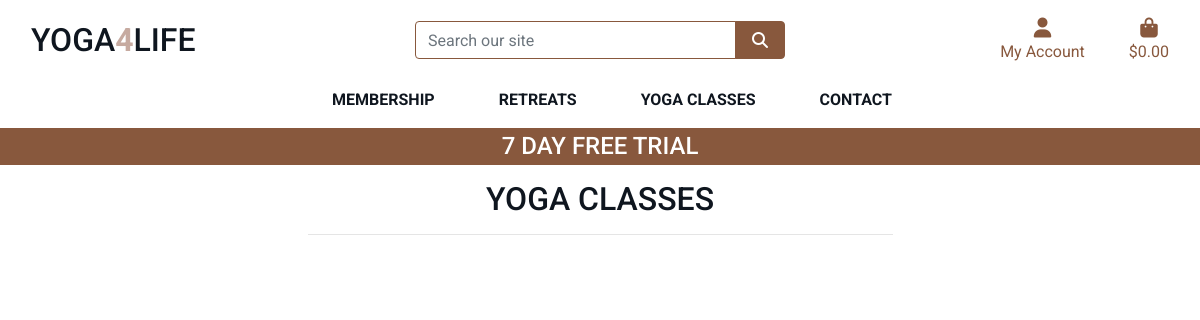
The app's page /classes/, older data.
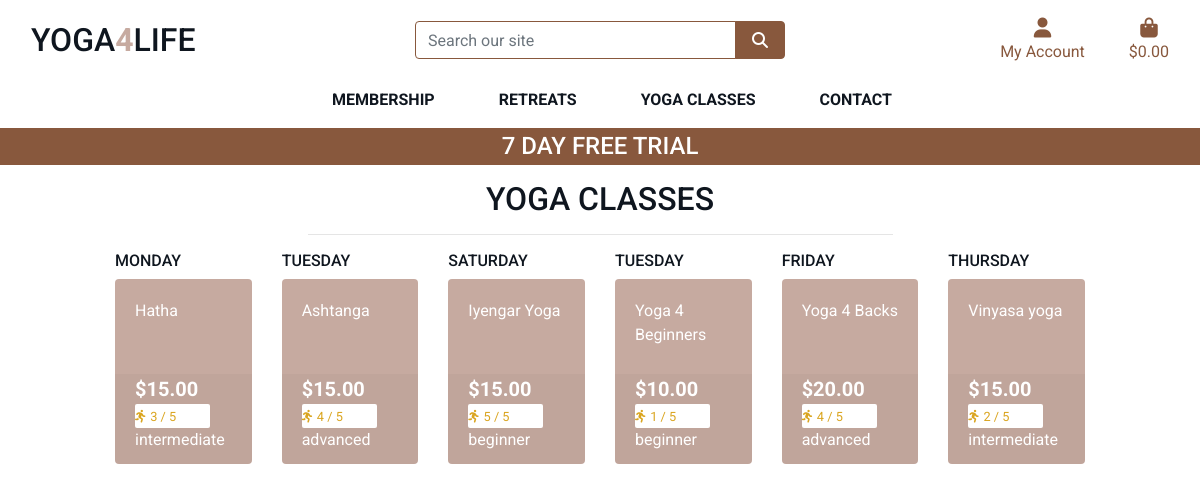
The same page, newer data.
### classes/models.py (models this page shows, shortened)
class Class(models.Model):
    class Meta:
        verbose_name_plural = 'Classes'
    DAYS_OF_THE_WEEK = (
        ('1', 'Monday'),
        ('2', 'Tuesday'),
        ('3', 'Wednesday'),
        ('4', 'Thursday'),
        ('5', 'Friday'),
        ('6', 'Saturday')
    )
    level = models.ForeignKey('Level', null=True, blank=True, on_delete=models.SET_NULL)
    sku = models.CharField(max_length=254, null=True, blank=True)
    name = models.CharField(max_length=254)
    description = models.TextField()
    price = models.DecimalField(max_digits=6, decimal_places=2)
    dificulty = models.DecimalField(max_digits=6, decimal_places=0, null=True, blank=True)
    image_url = models.URLField(max_length=1024, null=True, blank=True)
    image = models.ImageField(null=True, blank=True)
    day = models.CharField(max_length=1, choices=DAYS_OF_THE_WEEK)

class Level(models.Model):
    name = models.CharField(max_length=254)
    friendly_name = models.CharField(max_length=254, null=True, blank=True)
    def __str__(self):
        return self.name

### classes/views.py (the view)
# urls.py: path('', views.all_classes, name='classes')
def all_classes(request):
    classes = Class.objects.all()
    context = {
        'classes': classes,
    }
    return render(request, 'classes/classes.html', context)

### cart/contexts.py (called while the page is built, shortened)
def cart_contents(request):
    cart_items = []
    total = 0
    retreat_count = 0
    cart = request.session.get('cart', {})
    grand_total = total
    context = {
        'cart_items': cart_items,
        'total': total,
        'retreat_count': retreat_count,
        'grand_total': grand_total,
    }
    print(grand_total)
    return context

### classes/templates/classes/classes.html (shortened to what the changed rows need)
{% extends "base.html" %}
{% load static %}
{% block content %}
<div class="container-fluid">
    <div class="row">
        <div class="col text-center mt-3">
            <h2 class="logo-font">Yoga Classes</h2>
        </div>
    </div>
    <div class="row">
        <div class="retreat-container col-10 offset-1">
            <div class="row">
                {% for class in classes %}
                    {% if class.day == "1"%}
                    <div class="col-sm-6 col-md-6 col-lg-2 col-xl-2">
                        <h6 class="logo-font">Monday</h6>
                        <div class="card h-100 border-0">
                            <div class="card-body pb-0">
                                <p class="mb-0">{{ class.name }}</p>
                            </div>
                            <div class="card-footer pt-0 border-0 text-left">
                                <div class="row">
                                    <div class="col">
                                        <p class="lead mb-0 font-weight-bold">${{ class.price }}</p>
                                        {% if class.dificulty %}
                                        <div class="card-white-sm">
                                            <small class="text-gold"><i class="fas fa-running mr-1"></i>{{ class.dificulty }} / 5</small>
                                        </div>
                                        {% else %}
                                            <small class="text-gold">No dificulty</small>
                                        {% endif %}
                                        <p class="mb-0">{{ class.level }}</p>
                                    </div>
                                </div>
                            </div>
                        </div>
                    </div>
                    {% endif %}
                    {% if class.day == "2"%}
                    <div class="col-sm-6 col-md-6 col-lg-2 col-xl-2">
                        <h6 class="logo-font">Tuesday</h6>
                        <div class="card h-100 border-0">
                            <div class="card-body pb-0">
                                <p class="mb-0">{{ class.name }}</p>
                            </div>
                            <div class="card-footer pt-0 border-0 text-left">
                                <div class="row">
                                    <div class="col">
                                        <p class="lead mb-0 font-weight-bold">${{ class.price }}</p>
                                        {% if class.dificulty %}
                                        <div class="card-white-sm">
                                            <small class="text-gold"><i class="fas fa-running mr-1"></i>{{ class.dificulty }} / 5</small>
                                        </div>
                                        {% else %}
                                            <small class="text-gold">No dificulty</small>
                                        {% endif %}
                                        <p class="mb-0">{{ class.level }}</p>
                                    </div>
                                </div>
                            </div>
                        </div>
                    </div>
                    {% endif %}
                    {% if class.day == "4"%}
                    <div class="col-sm-6 col-md-6 col-lg-2 col-xl-2">
                        <h6 class="logo-font">Thursday</h6>
                        <div class="card h-100 border-0">
                            <div class="card-body pb-0">
                                <p class="mb-0">{{ class.name }}</p>
                            </div>
                            <div class="card-footer pt-0 border-0 text-left">
                                <div class="row">
                                    <div class="col">
                                        <p class="lead mb-0 font-weight-bold">${{ class.price }}</p>
                                        {% if class.dificulty %}
                                        <div class="card-white-sm">
                                            <small class="text-gold"><i class="fas fa-running mr-1"></i>{{ class.dificulty }} / 5</small>
                                        </div>
                                        {% else %}
                                            <small class="text-gold">No dificulty</small>
                                        {% endif %}
                                        <p class="mb-0">{{ class.level }}</p>
                                    </div>
                                </div>
                            </div>
                        </div>
                    </div>
                    {% endif %}
                    {% if class.day == "5"%}
                    <div class="col-sm-6 col-md-6 col-lg-2 col-xl-2">
                        <h6 class="logo-font">Friday</h6>
                        <div class="card h-100 border-0">
                            <div class="card-body pb-0">
                                <p class="mb-0">{{ class.name }}</p>
                            </div>
                            <div class="card-footer pt-0 border-0 text-left">
                                <div class="row">
                                    <div class="col">
                                        <p class="lead mb-0 font-weight-bold">${{ class.price }}</p>
                                        {% if class.dificulty %}
                                        <div class="card-white-sm">
                                            <small class="text-gold"><i class="fas fa-running mr-1"></i>{{ class.dificulty }} / 5</small>
                                        </div>
                                        {% else %}
                                            <small class="text-gold">No dificulty</small>
                                        {% endif %}
                                        <p class="mb-0">{{ class.level }}</p>
                                    </div>
                                </div>
                            </div>
                        </div>
                    </div>
                    {% endif %}
                    {% if class.day == "6"%}
                    <div class="col-sm-6 col-md-6 col-lg-2 col-xl-2">
                        <h6 class="logo-font">Saturday</h6>
                        <div class="card h-100 border-0">
                            <div class="card-body pb-0">
                                <p class="mb-0">{{ class.name }}</p>
                            </div>
                            <div class="card-footer pt-0 border-0 text-left">
                                <div class="row">
                                    <div class="col">
                                        <p class="lead mb-0 font-weight-bold">${{ class.price }}</p>
                                        {% if class.dificulty %}
                                        <div class="card-white-sm">
                                            <small class="text-gold"><i class="fas fa-running mr-1"></i>{{ class.dificulty }} / 5</small>
                                        </div>
                                        {% else %}
                                            <small class="text-gold">No dificulty</small>
                                        {% endif %}
                                        <p class="mb-0">{{ class.level }}</p>
                                    </div>
                                </div>
                            </div>
                        </div>
                    </div>
                    {% endif %}
                {% endfor %}
            </div>
        </div>
    </div>
</div>
{% endblock %}

Row changes from the older to the newer data that the page shows:
now on this page (row edited): Class: name "Hatha", price "15.00", dificulty "3", level "intermediate"
now on this page (row edited): Class: name "Ashtanga", price "15.00", dificulty "4", level "advanced"
now on this page (row edited): Class: name "Iyengar Yoga", price "15.00", dificulty "5", level "beginner"
added Class: name "Yoga 4 Beginners", price "10.00", dificulty "1", level "beginner"
added Class: name "Yoga 4 Backs", price "20.00", dificulty "4", level "advanced"
added Class: name "Vinyasa yoga", price "15.00", dificulty "2", level "intermediate"
